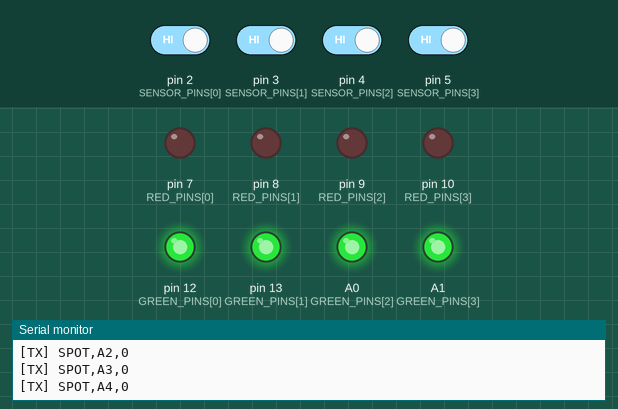
Simulated run of this sketch. Board: Arduino Uno, built with avr-gcc and run on an emulated ATmega328P. On the bench: output pins drawn as LEDs (lit = HIGH), the last lines printed to the serial monitor. The inputs (shaded band) are chosen by the test bench; at power-on: pin 2 (SENSOR_PINS[0]), pin 3 (SENSOR_PINS[1]), pin 4 (SENSOR_PINS[2]), pin 5 (SENSOR_PINS[3]) HIGH.

Above: at 2.2 s.
2.3 s: pin 2 (SENSOR_PINS[0]) driven LOW
At 3.2 s:
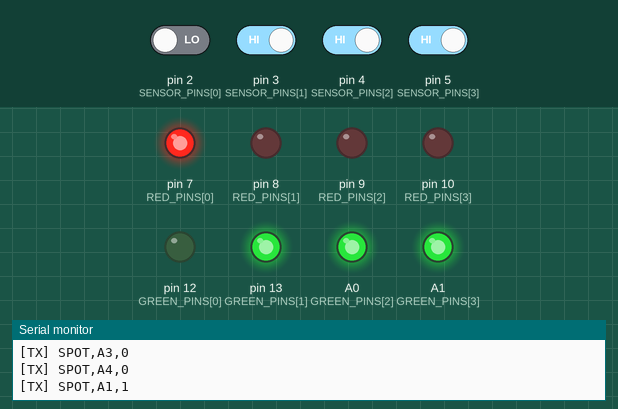
4.0 s: pin 3 (SENSOR_PINS[1]) driven LOW
At 5.4 s:
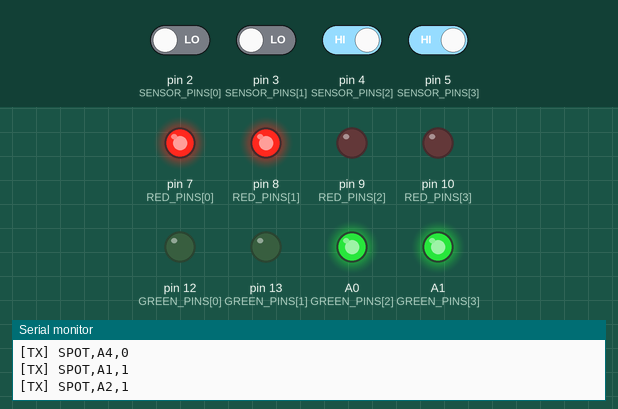
5.7 s: pin 4 (SENSOR_PINS[2]) driven LOW
At 7.0 s:
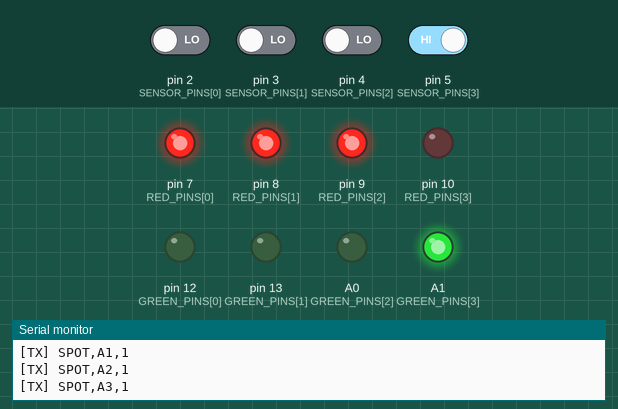
7.4 s: pin 5 (SENSOR_PINS[3]) driven LOW
At 8.3 s:
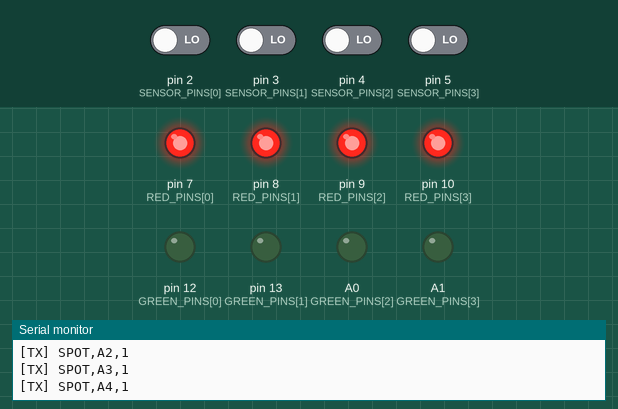
9.1 s: pin 2 (SENSOR_PINS[0]) driven HIGH
At 10.5 s:
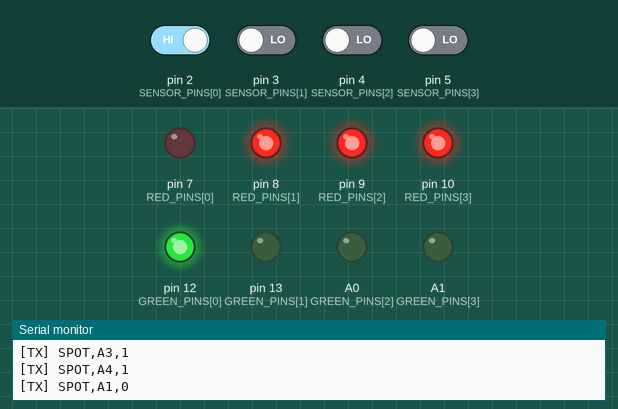
10.8 s: pin 3 (SENSOR_PINS[1]) driven HIGH
At 12.1 s:
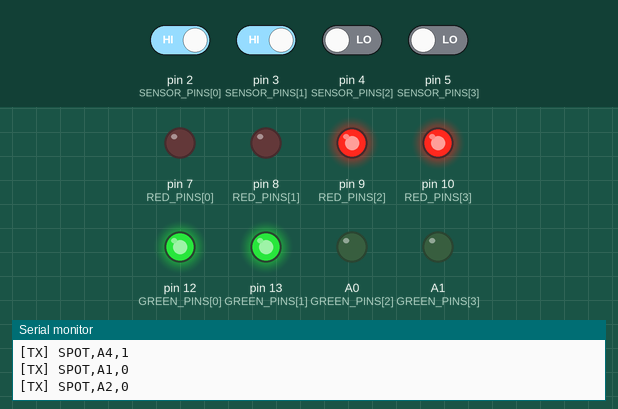
Timing chart, 0 to 13.5 s (numbered marks = the images above; inputs shaded):
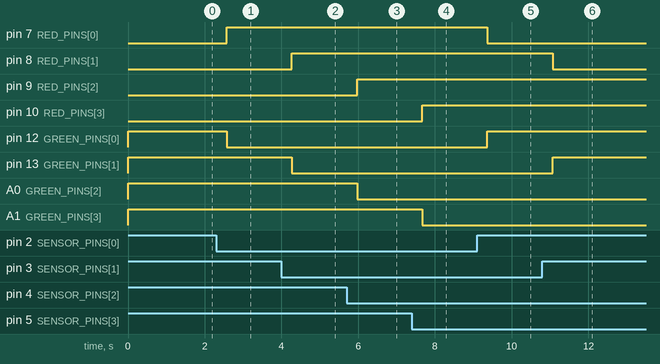

Measured:
- after the input at 2.3 s, pin 7 (RED_PINS[0]): LOW → HIGH after 0.27 s; pin 12 (GREEN_PINS[0]): HIGH → LOW after 0.27 s
- after the input at 4.0 s, pin 8 (RED_PINS[1]): LOW → HIGH after 0.27 s; pin 13 (GREEN_PINS[1]): HIGH → LOW after 0.27 s
- after the input at 5.7 s, pin 9 (RED_PINS[2]): LOW → HIGH after 0.27 s; A0 (GREEN_PINS[2]): HIGH → LOW after 0.27 s
- after the input at 7.4 s, pin 10 (RED_PINS[3]): LOW → HIGH after 0.27 s; A1 (GREEN_PINS[3]): HIGH → LOW after 0.27 s
- after the input at 9.1 s, pin 7 (RED_PINS[0]): HIGH → LOW after 0.27 s; pin 12 (GREEN_PINS[0]): LOW → HIGH after 0.27 s
- after the input at 10.8 s, pin 8 (RED_PINS[1]): HIGH → LOW after 0.27 s; pin 13 (GREEN_PINS[1]): LOW → HIGH after 0.27 s

The sketch:

arduino_parking.ino
```cpp
/*
 * SMART PARKING - ARDUINO UNO PARKING I/O EXPANDER
 *
 * Chức năng:
 * - Đọc 4 cảm biến vật cản digital cho A1..A4.
 * - Điều khiển 4 cặp LED rời: mỗi vị trí có 1 LED đỏ và 1 LED xanh.
 * - Gửi trạng thái sang ESP32 Gateway bằng SoftwareSerial.
 * - Nhận lệnh LED từ ESP32 Gateway.
 *
 * Giao thức UART 9600 baud:
 *   Arduino -> ESP32: SPOT,A1,1\n  (1=có xe, 0=trống)
 *   ESP32 -> Arduino: LED,A1,RED\n hoặc LED,A1,GREEN\n
 *
 * Chú ý: TX 5V của Arduino phải qua bộ chia áp trước khi vào RX 3.3V của ESP32.
 */

#include <SoftwareSerial.h>

const uint8_t SPOT_COUNT = 4;
const char *SPOT_NAMES[SPOT_COUNT] = {"A1", "A2", "A3", "A4"};

// Module cảm biến vật cản digital, OUT active LOW.
const uint8_t SENSOR_PINS[SPOT_COUNT] = {2, 3, 4, 5};

// 8 LED rời: mỗi LED đỏ/xanh có điện trở 220-330 ohm riêng, cathode nối GND.
const uint8_t RED_PINS[SPOT_COUNT] = {7, 8, 9, 10};
const uint8_t GREEN_PINS[SPOT_COUNT] = {12, 13, A0, A1};

// Arduino RX=A3 nhận từ ESP32 TX17; Arduino TX=A4 gửi qua chia áp tới ESP32 RX16.
SoftwareSerial espLink(A3, A4); // RX, TX

const unsigned long DEBOUNCE_MS = 250;
bool rawState[SPOT_COUNT];
bool stableState[SPOT_COUNT];
unsigned long lastRawChangeAt[SPOT_COUNT];
String inputLine;

int findSpotIndex(const String &spotName) {
  for (uint8_t i = 0; i < SPOT_COUNT; i++) {
    if (spotName == SPOT_NAMES[i]) return i;
  }
  return -1;
}

void setSpotLed(uint8_t index, const String &color) {
  if (index >= SPOT_COUNT) return;

  if (color == "RED") {
    digitalWrite(RED_PINS[index], HIGH);
    digitalWrite(GREEN_PINS[index], LOW);
  } else if (color == "GREEN") {
    digitalWrite(RED_PINS[index], LOW);
    digitalWrite(GREEN_PINS[index], HIGH);
  } else {
    digitalWrite(RED_PINS[index], LOW);
    digitalWrite(GREEN_PINS[index], LOW);
  }
}

void sendSpotState(uint8_t index) {
  String line = "SPOT," + String(SPOT_NAMES[index]) + "," +
                String(stableState[index] ? 1 : 0);
  espLink.println(line);
  Serial.println("[TX] " + line);

  // LED phản ánh cảm biến ngay cả khi ESP32/backend mất kết nối.
  setSpotLed(index, stableState[index] ? "RED" : "GREEN");
}

void handleEspCommand(const String &line) {
  if (!line.startsWith("LED,")) return;

  int firstComma = line.indexOf(',');
  int secondComma = line.indexOf(',', firstComma + 1);
  if (firstComma < 0 || secondComma < 0) return;

  String spotName = line.substring(firstComma + 1, secondComma);
  String color = line.substring(secondComma + 1);
  spotName.trim();
  color.trim();
  color.toUpperCase();

  int index = findSpotIndex(spotName);
  if (index >= 0) {
    setSpotLed((uint8_t)index, color);
    Serial.println("[RX] " + line);
  }
}

void readEspSerial() {
  while (espLink.available()) {
    char c = (char)espLink.read();
    if (c == '\n') {
      inputLine.trim();
      if (inputLine.length()) handleEspCommand(inputLine);
      inputLine = "";
    } else if (c != '\r' && inputLine.length() < 80) {
      inputLine += c;
    }
  }
}

void scanSensors() {
  unsigned long now = millis();

  for (uint8_t i = 0; i < SPOT_COUNT; i++) {
    bool detected = digitalRead(SENSOR_PINS[i]) == LOW;

    if (detected != rawState[i]) {
      rawState[i] = detected;
      lastRawChangeAt[i] = now;
    }

    if (rawState[i] != stableState[i] && now - lastRawChangeAt[i] >= DEBOUNCE_MS) {
      stableState[i] = rawState[i];
      sendSpotState(i);
    }
  }
}

void setup() {
  Serial.begin(115200);
  espLink.begin(9600);

  for (uint8_t i = 0; i < SPOT_COUNT; i++) {
    pinMode(SENSOR_PINS[i], INPUT_PULLUP);
    pinMode(RED_PINS[i], OUTPUT);
    pinMode(GREEN_PINS[i], OUTPUT);

    rawState[i] = digitalRead(SENSOR_PINS[i]) == LOW;
    stableState[i] = rawState[i];
    lastRawChangeAt[i] = millis();
    setSpotLed(i, stableState[i] ? "RED" : "GREEN");
  }

  delay(1000);
  for (uint8_t i = 0; i < SPOT_COUNT; i++) sendSpotState(i);
}

void loop() {
  scanSensors();
  readEspSerial();
  delay(10);
}
```
